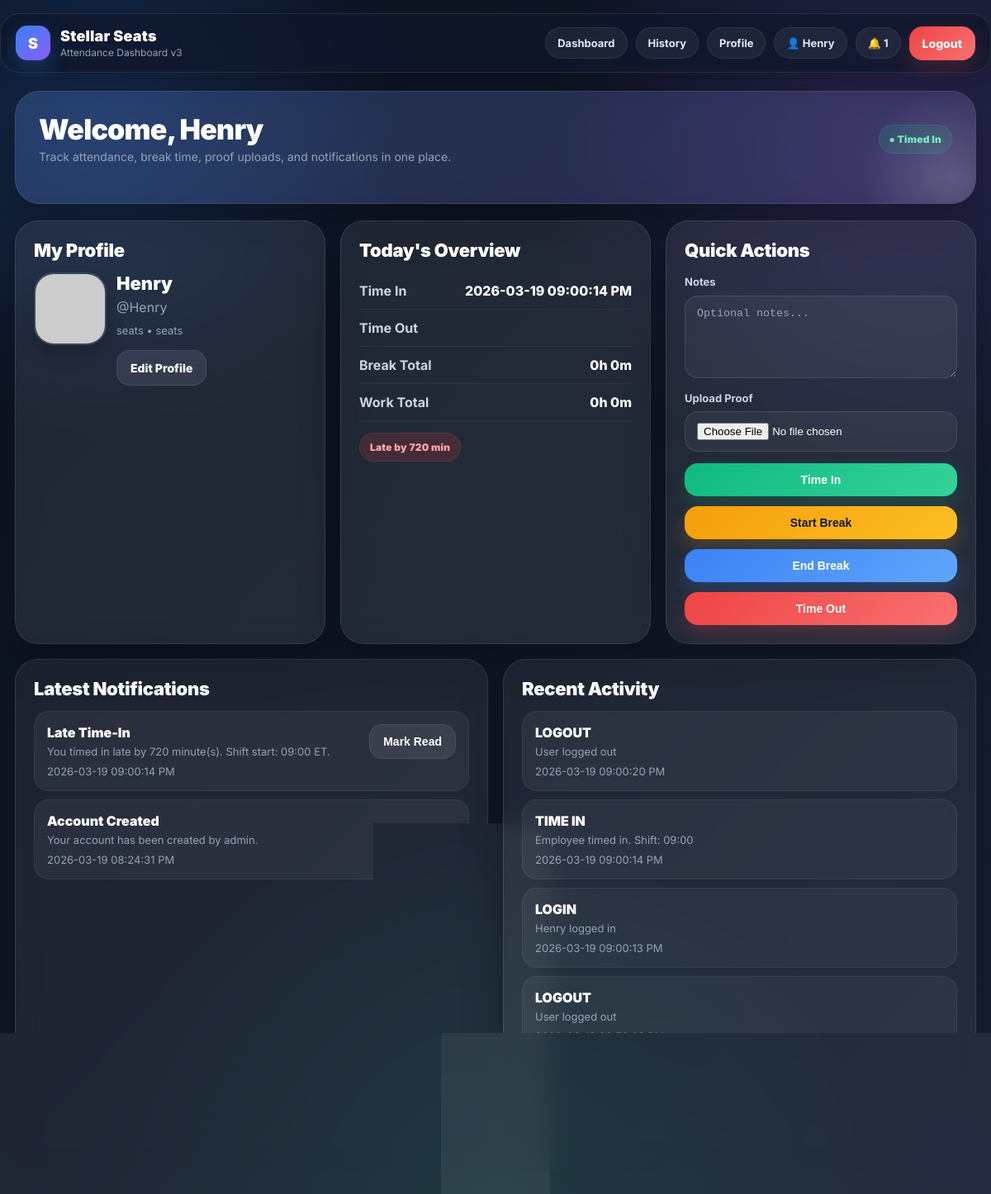
/dashboard (signed in), run on the app's committed database.
### tables this page shows
CREATE TABLE users (
            id INTEGER PRIMARY KEY AUTOINCREMENT,
            full_name TEXT NOT NULL,
            username TEXT NOT NULL UNIQUE,
            password_hash TEXT NOT NULL,
            role TEXT NOT NULL DEFAULT 'employee',
            profile_image TEXT,
            created_at TEXT NOT NULL
        , department TEXT DEFAULT 'Stellar Seats', position TEXT DEFAULT 'Employee', is_active INTEGER NOT NULL DEFAULT 1, shift_start TEXT DEFAULT '09:00');

CREATE TABLE attendance (
            id INTEGER PRIMARY KEY AUTOINCREMENT,
            user_id INTEGER NOT NULL,
            work_date TEXT NOT NULL,
            time_in TEXT,
            time_out TEXT,
            status TEXT DEFAULT 'Offline',
            proof_file TEXT,
            notes TEXT,
            created_at TEXT NOT NULL,
            updated_at TEXT NOT NULL, late_flag INTEGER NOT NULL DEFAULT 0, late_minutes INTEGER NOT NULL DEFAULT 0,
            FOREIGN KEY (user_id) REFERENCES users (id)
        );

CREATE TABLE notifications (
            id INTEGER PRIMARY KEY AUTOINCREMENT,
            user_id INTEGER NOT NULL,
            title TEXT NOT NULL,
            message TEXT NOT NULL,
            created_at TEXT NOT NULL,
            is_read INTEGER NOT NULL DEFAULT 0,
            FOREIGN KEY (user_id) REFERENCES users (id)
        );

CREATE TABLE activity_logs (
            id INTEGER PRIMARY KEY AUTOINCREMENT,
            user_id INTEGER NOT NULL,
            action TEXT NOT NULL,
            details TEXT,
            created_at TEXT NOT NULL,
            FOREIGN KEY (user_id) REFERENCES users (id)
        );

### app.py (the view)
@app.route("/dashboard")
@login_required(role="employee")
def dashboard():
    user = get_user_by_id(session["user_id"])
    if not user:
        session.clear()
        flash("Your session expired. Please log in again.", "warning")
        return redirect(url_for("login"))
    today_attendance = get_today_attendance(user["id"])
    open_break = get_open_break(user["id"])
    notifications = fetchall("""
        SELECT * FROM notifications
        WHERE user_id = ?
        ORDER BY id DESC
        LIMIT 10
    """, (user["id"],))
    logs = fetchall("""
        SELECT * FROM activity_logs
        WHERE user_id = ?
        ORDER BY id DESC
        LIMIT 10
    """, (user["id"],))
    current_status = get_user_live_status(user["id"])
    todays_break_minutes = total_break_minutes(today_attendance["id"]) if today_attendance else 0
    todays_work_minutes = total_work_minutes(today_attendance) if today_attendance else 0
    return render_template(
        "employee_dashboard.html",
        user=user,
        today_attendance=today_attendance,
        open_break=open_break,
        notifications=notifications,
        logs=logs,
        current_status=current_status,
        todays_break_minutes=todays_break_minutes,
        todays_work_minutes=todays_work_minutes,
        minutes_to_hm=minutes_to_hm
    )

### app.py (called while the page is built)
def now_dt():
    return datetime.now(APP_TIMEZONE)

def today_str():
    return now_dt().strftime("%Y-%m-%d")

def using_postgres():
    return bool(DATABASE_URL) and POSTGRES_ENABLED

def get_db():
    if "db" not in g:
        if using_postgres():
            g.db = psycopg2.connect(DATABASE_URL)
        else:
            g.db = sqlite3.connect(SQLITE_DATABASE)
            g.db.row_factory = sqlite3.Row
    return g.db

def fetchone(query, params=()):
    db = get_db()
    if using_postgres():
        with db.cursor(cursor_factory=psycopg2.extras.RealDictCursor) as cur:
            cur.execute(convert_query(query), params)
            return cur.fetchone()
    cur = db.execute(query, params)
    return cur.fetchone()

def fetchall(query, params=()):
    db = get_db()
    if using_postgres():
        with db.cursor(cursor_factory=psycopg2.extras.RealDictCursor) as cur:
            cur.execute(convert_query(query), params)
            return cur.fetchall()
    cur = db.execute(query, params)
    return cur.fetchall()

def login_required(role=None):
    def decorator(f):
        @wraps(f)
        def wrapped(*args, **kwargs):
            if "user_id" not in session:
                flash("Please log in first.", "warning")
                return redirect(url_for("login"))
            user = get_user_by_id(session["user_id"])
            if not user:
                session.clear()
                flash("Your session expired. Please log in again.", "warning")
                return redirect(url_for("login"))
            if role and session.get("role") != role:
                flash("Access denied.", "danger")
                if session.get("role") == "admin":
                    return redirect(url_for("admin_dashboard"))
                return redirect(url_for("dashboard"))
            return f(*args, **kwargs)
        return wrapped
    return decorator

def get_user_by_id(user_id):
    return fetchone("SELECT * FROM users WHERE id = ?", (user_id,))

def get_today_attendance(user_id):
    return fetchone("""
        SELECT * FROM attendance
        WHERE user_id = ? AND work_date = ?
        ORDER BY id DESC LIMIT 1
    """, (user_id, today_str()))

def get_open_break(user_id):
    return fetchone("""
        SELECT * FROM breaks
        WHERE user_id = ? AND work_date = ? AND break_end IS NULL
        ORDER BY id DESC LIMIT 1
    """, (user_id, today_str()))

def minutes_to_hm(minutes):
    h = minutes // 60
    m = minutes % 60
    return f"{h}h {m}m"

### templates/employee_dashboard.html (shortened to what this page needs)
{% extends "base.html" %}
{% block content %}
<div class="hero-card" style="margin-bottom:20px;">
    <div class="hero">
        <div>
            <h1>Welcome, {{ user.full_name }}</h1>
            <p class="section-subtitle">Track attendance, break time, proof uploads, and notifications in one place.</p>
        </div>
        <div>
            {% if current_status == "Timed In" %}
                <span class="status status-green">● Timed In</span>
            {% elif current_status == "On Break" %}
                <span class="status status-yellow">● On Break</span>
            {% elif current_status == "Timed Out" %}
                <span class="status status-red">● Timed Out</span>
            {% else %}
                <span class="status status-gray">● Offline</span>
            {% endif %}
        </div>
    </div>
</div>
<div class="grid grid-3">
    <div class="card">
        <div class="section-title">My Profile</div>
        <div class="row-user" style="align-items:flex-start;">
            {% if user.profile_image %}
                <img class="avatar-lg" src="{{ url_for('uploaded_file', filename=user.profile_image) }}" alt="profile">
            {% else %}
                <img class="avatar-lg" src="https://via.placeholder.com/88x88.png?text=U" alt="profile">
            {% endif %}
            <div>
                <div style="font-size:22px; font-weight:900; color:white;">{{ user.full_name }}</div>
                <div class="muted" style="margin-top:6px;">@{{ user.username }}</div>
                <div class="small muted" style="margin-top:10px;">{{ user.department }} • {{ user.position }}</div>
                <a href="{{ url_for('employee_profile') }}" class="btn btn-gray" style="display:inline-flex; margin-top:16px;">Edit Profile</a>
            </div>
        </div>
    </div>
    <div class="card">
        <div class="section-title">Today's Overview</div>
        <div class="metric-row">
            <div class="metric-label">Time In</div>
            <div class="metric-value">{{ format_datetime_12h(today_attendance.time_in) if today_attendance else '—' }}</div>
        </div>
        <div class="metric-row">
            <div class="metric-label">Time Out</div>
        </div>
        <div class="metric-row">
            <div class="metric-label">Break Total</div>
            <div class="metric-value">{{ minutes_to_hm(todays_break_minutes) }}</div>
        </div>
        <div class="metric-row">
            <div class="metric-label">Work Total</div>
            <div class="metric-value">{{ minutes_to_hm(todays_work_minutes) }}</div>
        </div>
        {% if today_attendance and today_attendance.late_flag == 1 %}
            <div style="margin-top:14px;">
                <span class="status status-red">Late by {{ today_attendance.late_minutes }} min</span>
            </div>
        {% endif %}
    </div>
    <div class="card">
        <div class="section-title">Quick Actions</div>
        <form method="POST" action="{{ url_for('time_in') }}" enctype="multipart/form-data">
            <label>Notes</label>
            <textarea class="textarea" name="notes" placeholder="Optional notes..."></textarea>
            <label style="display:block; margin-top: 12px;">Upload Proof</label>
            <input class="file-input" type="file" name="proof_file">
            <button class="btn btn-success" type="submit" style="width:100%; margin-top:14px;">Time In</button>
        </form>
        <form method="POST" action="{{ url_for('start_break') }}" style="margin-top:12px;">
            <button class="btn btn-warning" type="submit" style="width:100%;">Start Break</button>
        </form>
        <form method="POST" action="{{ url_for('end_break') }}" style="margin-top:12px;">
            <button class="btn btn-primary" type="submit" style="width:100%;">End Break</button>
        </form>
        <form method="POST" action="{{ url_for('time_out') }}" style="margin-top:12px;">
            <button class="btn btn-danger" type="submit" style="width:100%;">Time Out</button>
        </form>
    </div>
</div>
<div class="grid grid-2" style="margin-top:18px;">
    <div class="card soft">
        <div class="section-title">Latest Notifications</div>
        {% if notifications %}
            {% for notif in notifications %}
                <div class="notif-item">
                    <div style="display:flex; justify-content:space-between; gap:12px;">
                        <div>
                            <div style="font-weight:900; color:white;">{{ notif.title }}</div>
                            <div class="muted small" style="margin-top:5px;">{{ notif.message }}</div>
                            <div class="small muted" style="margin-top:8px;">{{ format_datetime_12h(notif.created_at) }}</div>
                        </div>
                        <div>
                            {% if notif.is_read == 0 %}
                            <form method="POST" action="{{ url_for('read_notification', notif_id=notif.id) }}">
                                <button class="btn btn-dark" type="submit">Mark Read</button>
                            </form>
                            {% endif %}
                        </div>
                    </div>
                </div>
            {% endfor %}
        {% else %}
            <p class="muted">No notifications yet.</p>
        {% endif %}
    </div>
    <div class="card soft">
        <div class="section-title">Recent Activity</div>
        {% if logs %}
            {% for log in logs %}
                <div class="log-item">
                    <div style="font-weight:900; color:white;">{{ log.action }}</div>
                    <div class="muted small" style="margin-top:5px;">{{ log.details }}</div>
                    <div class="small muted" style="margin-top:8px;">{{ format_datetime_12h(log.created_at) }}</div>
                </div>
            {% endfor %}
        {% else %}
            <p class="muted">No activity yet.</p>
        {% endif %}
    </div>
</div>
{% endblock %}

### data on the page
users: full_name "Henry", username "Henry", department "seats", position "seats"
attendance: time_in "2026-03-19 09:00:14 PM", late_minutes "720"
notifications: title "Late Time-In", message "You timed in late by 720 minute(s). Shift start: 09:00 ET.", created_at "2026-03-19 09:00:14 PM"
notifications: title "Account Created", message "Your account has been created by admin.", created_at "2026-03-19 08:24:31 PM"
activity_logs: action "LOGOUT", details "User logged out", created_at "2026-03-19 09:00:20 PM"
activity_logs: action "TIME IN", details "Employee timed in. Shift: 09:00", created_at "2026-03-19 09:00:14 PM"
activity_logs: action "LOGIN", details "Henry logged in", created_at "2026-03-19 09:00:13 PM"
activity_logs: action "LOGOUT", details "User logged out", created_at "2026-03-19 08:58:39 PM"

### other printed values
{{ session.get('full_name') }} "Henry"
{{ unread_count }} "1"
{{ minutes_to_hm(todays_break_minutes) }} "0h 0m"
{{ minutes_to_hm(todays_work_minutes) }} "0h 0m"
